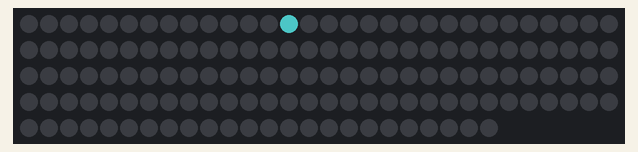
Recording of a sketch running on a simulated Arduino Uno, built with avr-gcc and run on an emulated ATmega328P. Shown: 144 RGB LEDs in strip order, left to right, continuing on the next row. Dim RGB values are drawn brighter than linear; random numbers use the default seed unless the sketch sets one.

Above: at 0.15 s.
At 1.06 s:
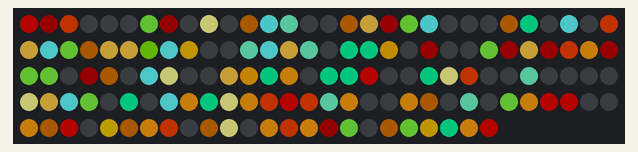
At 4.37 s:
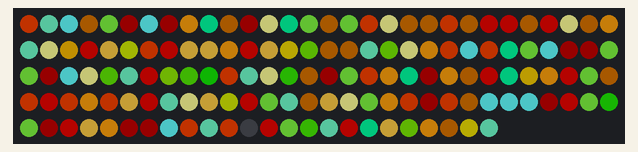
At 11.9 s:
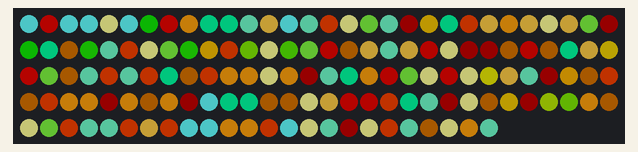
At 19.72 s:
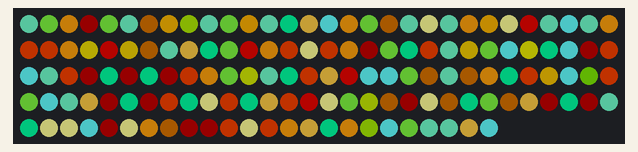
At 39.6 s:
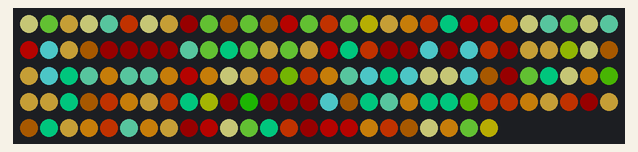

The sketch:

pulse.ino
```cpp
#include <FastLED.h>

#if defined(FASTLED_VERSION) && (FASTLED_VERSION < 3001000)
#warning "Requires FastLED 3.1 or later; check github for latest code."
#endif

#define DATA_PIN    7
#define LED_TYPE    WS2813
#define COLOR_ORDER GRB
#define NUM_LEDS    144
CRGB leds[NUM_LEDS];

int brightness = 97;

int k = NUM_LEDS / 2;
int i = 0;
bool up = true;

int paletteR[] = {255, 165, 255, 220, 60, 250};
int paletteG[] = {255, 5, 160, 60, 0, 200};
int paletteB[] = {150, 0, 15, 0, 0, 70};

void setup() {
  // tell FastLED about the LED strip configuration
  FastLED.addLeds<LED_TYPE,DATA_PIN,COLOR_ORDER>(leds, NUM_LEDS).setCorrection(TypicalLEDStrip);

  // set master brightness control
  FastLED.setBrightness(brightness);
}

void loop() {
  int pos = random16(NUM_LEDS);
  int color = random8(sizeof(paletteR));
  leds[pos] = CRGB(paletteR[color], paletteG[color], paletteB[color]);
  FastLED.show();
}
```
